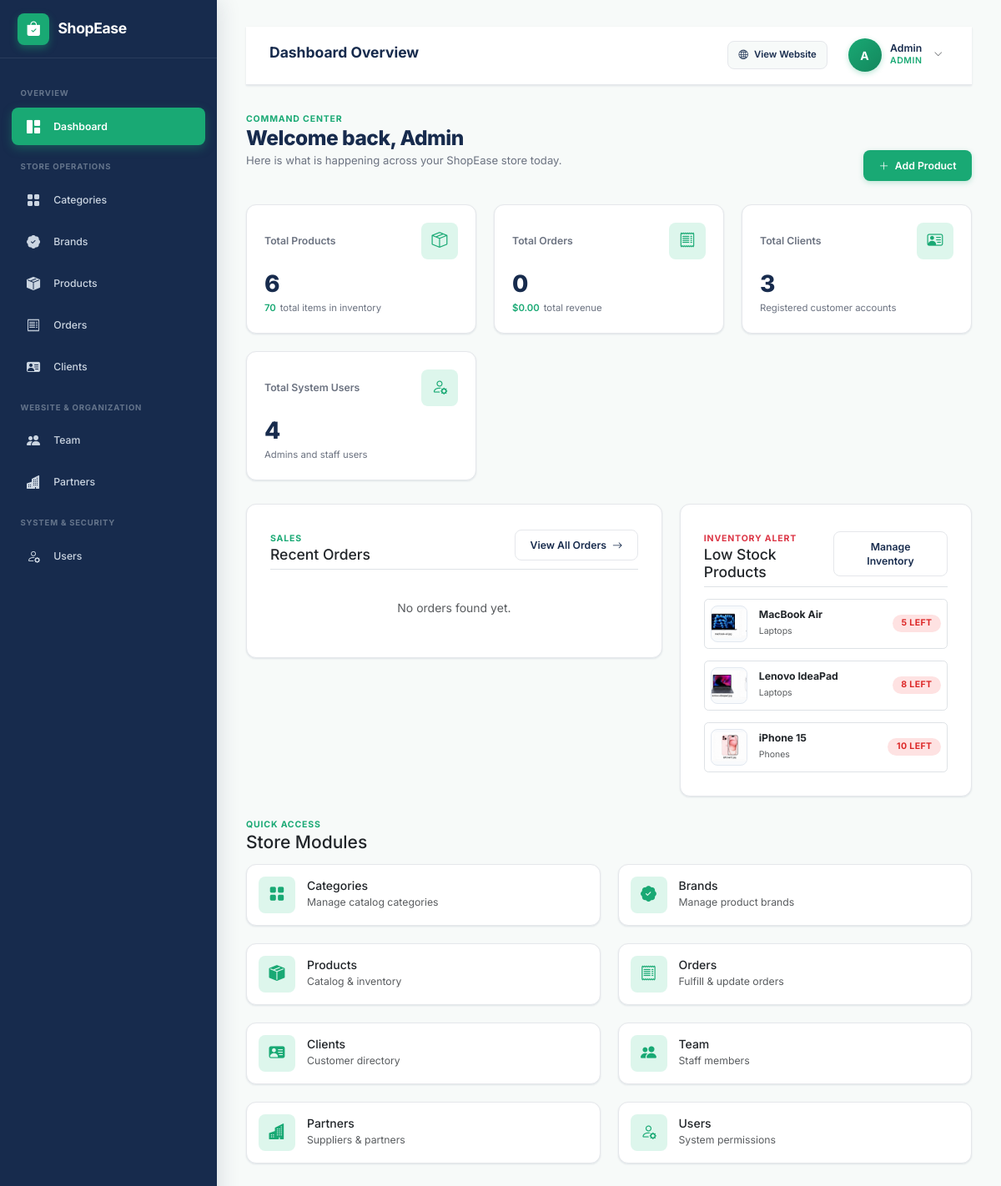
/admin/index.php (signed in), run on the app's committed database.
### tables this page shows
CREATE TABLE products (
    id INT UNSIGNED AUTO_INCREMENT PRIMARY KEY,
    category_id INT UNSIGNED NOT NULL,
    brand_id INT UNSIGNED NOT NULL,
    name VARCHAR(150) NOT NULL,
    description TEXT,
    price DECIMAL(10,2) NOT NULL,
    stock INT UNSIGNED NOT NULL DEFAULT 0,
    image VARCHAR(255),
    created_at TIMESTAMP DEFAULT CURRENT_TIMESTAMP,

    CONSTRAINT fk_products_category
        FOREIGN KEY (category_id)
        REFERENCES categories(id)
        ON DELETE RESTRICT
        ON UPDATE CASCADE,

    CONSTRAINT fk_products_brand
        FOREIGN KEY (brand_id)
        REFERENCES brands(id)
        ON DELETE RESTRICT
        ON UPDATE CASCADE
);

CREATE TABLE categories (
    id INT UNSIGNED AUTO_INCREMENT PRIMARY KEY,
    name VARCHAR(100) NOT NULL UNIQUE,
    description TEXT,
    image VARCHAR(255),
    created_at TIMESTAMP DEFAULT CURRENT_TIMESTAMP
);

### admin/index.php (the view, shortened to what this page needs)
<?php
include '../config/database.php';
$revenueQuery = "
    SELECT COALESCE(SUM(total_price), 0) AS total_revenue
    FROM orders
    WHERE status != 'cancelled'
";
$revenueResult = mysqli_query($conn, $revenueQuery);
$revenueRow = mysqli_fetch_assoc($revenueResult);
$totalRevenue = $revenueRow["total_revenue"];
$ordersQuery = "
    SELECT COUNT(*) AS total_orders
    FROM orders
";
$ordersResult = mysqli_query($conn, $ordersQuery);
$ordersRow = mysqli_fetch_assoc($ordersResult);
$totalOrders = $ordersRow["total_orders"];
$stockQuery = "
    SELECT COALESCE(SUM(stock), 0) AS products_in_stock
    FROM products
";
$stockResult = mysqli_query($conn, $stockQuery);
$stockRow = mysqli_fetch_assoc($stockResult);
$productsInStock = $stockRow["products_in_stock"];
$prodCountQuery = "SELECT COUNT(*) AS total_products FROM products";
$prodCountResult = mysqli_query($conn, $prodCountQuery);
$prodCountRow = mysqli_fetch_assoc($prodCountResult);
$totalProducts = $prodCountRow["total_products"];
$clientsQuery = "
    SELECT COUNT(*) AS total_clients
    FROM clients
";
$clientsResult = mysqli_query($conn, $clientsQuery);
$clientsRow = mysqli_fetch_assoc($clientsResult);
$totalClients = $clientsRow["total_clients"];
$usersCountQuery = "SELECT COUNT(*) AS total_users FROM users";
$usersCountResult = mysqli_query($conn, $usersCountQuery);
$usersCountRow = mysqli_fetch_assoc($usersCountResult);
$totalUsers = $usersCountRow["total_users"] ?? 0;
$lowStockQuery = "
    SELECT
        products.id,
        products.name,
        products.stock,
        products.image,
        categories.name AS category_name
    FROM products
    LEFT JOIN categories
        ON products.category_id = categories.id
    WHERE products.stock <= 10
    ORDER BY products.stock ASC
    LIMIT 4
";
$lowStockResult = mysqli_query($conn, $lowStockQuery);
$recentOrdersQuery = "
    SELECT
        orders.id,
        users.name AS client_name,
        orders.total_price,
        orders.status,
        orders.created_at
    FROM orders
    LEFT JOIN clients
        ON orders.client_id = clients.id
    LEFT JOIN users
        ON clients.user_id = users.id
    ORDER BY orders.id DESC
    LIMIT 5
";
$recentOrdersResult = mysqli_query($conn, $recentOrdersQuery);
include './includes/header.php';
?>
<div class="admin-layout">
    <?php require_once './includes/sidebar.php'; ?>
    <main class="admin-content">
        <?php include './includes/navbar.php'; ?>
        <div class="page-header">
            <div>
                <span class="page-eyebrow">COMMAND CENTER</span>
                <h1>Welcome back, <?= htmlspecialchars($_SESSION['admin_name'] ?? 'Admin') ?></h1>
                <p>Here is what is happening across your ShopEase store today.</p>
            </div>
            <div class="page-actions">
                <a href="/E-Commerce-Management-System/admin/pages/products/create.php" class="btn btn-primary">
                    <i class="bi bi-plus-lg"></i>
                    <span>Add Product</span>
                </a>
            </div>
        </div>
        <div class="stats-grid">
            <div class="stat-card">
                <div>
                    <div class="stat-card-header">
                        <span class="stat-card-title">Total Products</span>
                        <div class="stat-icon">
                            <i class="bi bi-box-seam"></i>
                        </div>
                    </div>
                    <div class="stat-value"><?= number_format($totalProducts) ?></div>
                </div>
                <div class="stat-footer">
                    <span class="stat-accent"><?= number_format($productsInStock) ?></span> total items in inventory
                </div>
            </div>
            <div class="stat-card">
                <div>
                    <div class="stat-card-header">
                        <span class="stat-card-title">Total Orders</span>
                        <div class="stat-icon">
                            <i class="bi bi-receipt"></i>
                        </div>
                    </div>
                    <div class="stat-value"><?= number_format($totalOrders) ?></div>
                </div>
                <div class="stat-footer">
                    <span class="stat-accent">$<?= number_format($totalRevenue, 2) ?></span> total revenue
                </div>
            </div>
            <div class="stat-card">
                <div>
                    <div class="stat-card-header">
                        <span class="stat-card-title">Total Clients</span>
                        <div class="stat-icon">
                            <i class="bi bi-person-vcard"></i>
                        </div>
                    </div>
                    <div class="stat-value"><?= number_format($totalClients) ?></div>
                </div>
                <div class="stat-footer">
                    Registered customer accounts
                </div>
            </div>
            <div class="stat-card">
                <div>
                    <div class="stat-card-header">
                        <span class="stat-card-title">Total System Users</span>
                        <div class="stat-icon">
                            <i class="bi bi-person-gear"></i>
                        </div>
                    </div>
                    <div class="stat-value"><?= number_format($totalUsers) ?></div>
                </div>
                <div class="stat-footer">
                    Admins and staff users
                </div>
            </div>
        </div>
        <div class="row g-4 mb-4">
            <div class="col-lg-7">
                <div class="form-card m-0 max-w-none" style="max-width: 100%;">
                    <div class="d-flex align-items-center justify-content-between mb-3 pb-2 border-bottom">
                        <div>
                            <span class="page-eyebrow">SALES</span>
                            <h3 class="h5 font-weight-bold text-dark m-0">Recent Orders</h3>
                        </div>
                        <a href="./pages/orders/index.php" class="btn btn-outline btn-sm">
                            View All Orders <i class="bi bi-arrow-right"></i>
                        </a>
                    </div>
                    <?php if ($recentOrdersResult && mysqli_num_rows($recentOrdersResult) > 0) { ?>
                        <div class="d-flex flex-column gap-3">
                            <?php while ($order = mysqli_fetch_assoc($recentOrdersResult)) {
                                $statusClass = 'badge-mint';
                                $st = strtolower($order['status'] ?? 'pending');
                                if ($st === 'pending' || $st === 'processing') $statusClass = 'badge-warning';
                                elseif ($st === 'cancelled') $statusClass = 'badge-danger';
                                elseif ($st === 'shipped') $statusClass = 'badge-info';
                            ?>
                                <div class="d-flex align-items-center justify-content-between p-3 rounded border bg-white shadow-xs">
                                    <div class="d-flex align-items-center gap-3">
                                        <div class="stat-icon" style="width: 38px; height: 38px; font-size: 1.1rem;">
                                            <i class="bi bi-bag"></i>
                                        </div>
                                        <div>
                                            <strong class="d-block text-dark">Order #<?= $order['id'] ?></strong>
                                            <span class="text-muted small"><?= htmlspecialchars($order['client_name'] ?? 'Guest Customer') ?></span>
                                        </div>
                                    </div>
                                    <div class="text-end">
                                        <strong class="d-block text-dark">$<?= number_format($order['total_price'], 2) ?></strong>
                                        <span class="badge <?= $statusClass ?>"><?= htmlspecialchars(ucfirst($order['status'])) ?></span>
                                    </div>
                                </div>
                            <?php } ?>
                        </div>
                    <?php } else { ?>
                        <div class="text-center py-4 text-muted">No orders found yet.</div>
                    <?php } ?>
                </div>
            </div>
            <div class="col-lg-5 ">
                <div class="form-card m-0 max-w-none" style="max-width: 100%;">
                    <div class="d-flex align-items-center justify-content-between mb-3 pb-2 border-bottom">
                        <div>
                            <span class="page-eyebrow text-danger">INVENTORY ALERT</span>
                            <h3 class="h5 font-weight-bold text-dark m-0">Low Stock Products</h3>
                        </div>
                        <a href="./pages/products/index.php" class="btn btn-outline btn-sm">
                            Manage Inventory
                        </a>
                    </div>
                    <?php if ($lowStockResult && mysqli_num_rows($lowStockResult) > 0) { ?>
                        <div class="d-flex flex-column gap-3">
                            <?php while ($product = mysqli_fetch_assoc($lowStockResult)) { ?>
                                <div class="d-flex align-items-center justify-content-between p-2.5 rounded border bg-white p-2 rounded-2">
                                    <div class="d-flex align-items-center gap-3">
                                        <div style="width: 44px; height: 44px; border-radius: 8px; overflow: hidden; background: #f8fafc; border: 1px solid #e2e8f0; display: flex; align-items: center; justify-content: center;">
                                            <?php if (!empty($product['image'])) { ?>
                                                <img src="/E-Commerce-Management-System/admin/assets/images/products/<?= htmlspecialchars($product['image']) ?>" alt="" style="width: 100%; height: 100%; object-fit: contain;">
                                            <?php } else { ?>
                                                <i class="bi bi-box-seam text-muted"></i>
                                            <?php } ?>
                                        </div>
                                        <div>
                                            <strong class="d-block text-dark small" style="line-height: 1.2;"><?= htmlspecialchars($product['name']) ?></strong>
                                            <span class="text-muted" style="font-size: 0.75rem;"><?= htmlspecialchars($product['category_name'] ?? 'Uncategorized') ?></span>
                                        </div>
                                    </div>
                                    <span class="badge badge-danger"><?= $product['stock'] ?> left</span>
                                </div>
                            <?php } ?>
                        </div>
                    <?php } ?>
                </div>
            </div>
        </div>
        <div class="mt-4">
            <span class="page-eyebrow">QUICK ACCESS</span>
            <h2 class="h4 font-weight-bold text-dark mb-3">Store Modules</h2>
            <div class="entity-card-grid">
                <a href="./pages/categories/index.php" class="entity-card p-3 text-decoration-none text-dark">
                    <div class="d-flex align-items-center gap-3">
                        <div class="stat-icon"><i class="bi bi-grid-fill"></i></div>
                        <div>
                            <h3 class="h6 font-weight-bold m-0">Categories</h3>
                            <span class="text-muted small">Manage catalog categories</span>
                        </div>
                    </div>
                </a>
                <a href="./pages/Brands/index.php" class="entity-card p-3 text-decoration-none text-dark">
                    <div class="d-flex align-items-center gap-3">
                        <div class="stat-icon"><i class="bi bi-patch-check-fill"></i></div>
                        <div>
                            <h3 class="h6 font-weight-bold m-0">Brands</h3>
                            <span class="text-muted small">Manage product brands</span>
                        </div>
                    </div>
                </a>
                <a href="./pages/products/index.php" class="entity-card p-3 text-decoration-none text-dark">
                    <div class="d-flex align-items-center gap-3">
                        <div class="stat-icon"><i class="bi bi-box-seam-fill"></i></div>
                        <div>
                            <h3 class="h6 font-weight-bold m-0">Products</h3>
                            <span class="text-muted small">Catalog & inventory</span>
                        </div>
                    </div>
                </a>
                <a href="./pages/orders/index.php" class="entity-card p-3 text-decoration-none text-dark">
                    <div class="d-flex align-items-center gap-3">
                        <div class="stat-icon"><i class="bi bi-receipt"></i></div>
                        <div>
                            <h3 class="h6 font-weight-bold m-0">Orders</h3>
                            <span class="text-muted small">Fulfill & update orders</span>
                        </div>
                    </div>
                </a>
                <a href="./pages/clients/index.php" class="entity-card p-3 text-decoration-none text-dark">
                    <div class="d-flex align-items-center gap-3">
                        <div class="stat-icon"><i class="bi bi-person-vcard-fill"></i></div>
                        <div>
                            <h3 class="h6 font-weight-bold m-0">Clients</h3>
                            <span class="text-muted small">Customer directory</span>
                        </div>
                    </div>
                </a>
                <a href="./pages/team/index.php" class="entity-card p-3 text-decoration-none text-dark">
                    <div class="d-flex align-items-center gap-3">
                        <div class="stat-icon"><i class="bi bi-people-fill"></i></div>
                        <div>
                            <h3 class="h6 font-weight-bold m-0">Team</h3>
                            <span class="text-muted small">Staff members</span>
                        </div>
                    </div>
                </a>
                <a href="./pages/Partners/index.php" class="entity-card p-3 text-decoration-none text-dark">
                    <div class="d-flex align-items-center gap-3">
                        <div class="stat-icon"><i class="bi bi-buildings-fill"></i></div>
                        <div>
                            <h3 class="h6 font-weight-bold m-0">Partners</h3>
                            <span class="text-muted small">Suppliers & partners</span>
                        </div>
                    </div>
                </a>
                <a href="./pages/users/index.php" class="entity-card p-3 text-decoration-none text-dark">
                    <div class="d-flex align-items-center gap-3">
                        <div class="stat-icon"><i class="bi bi-person-gear"></i></div>
                        <div>
                            <h3 class="h6 font-weight-bold m-0">Users</h3>
                            <span class="text-muted small">System permissions</span>
                        </div>
                    </div>
                </a>
            </div>
        </div>
    </main>
</div>
<?php require_once __DIR__ . '/includes/footer.php'; ?>

### data on the page
products: image (picture), name "MacBook Air", category.name "Laptops", stock "5"
products: image (picture), name "Lenovo IdeaPad", category.name "Laptops", stock "8"
products: image (picture), name "iPhone 15", category.name "Phones", stock "10"

### other printed values
$pageHeading "Dashboard Overview"
substr($_SESSION['admin_name'] ?? 'A', 0, 1) "A"
$_SESSION['admin_name'] "Admin"
$_SESSION['admin_role'] "ADMIN"
$totalProducts "6"
$productsInStock "70"
$totalOrders "0"
$totalRevenue "0.00"
$totalClients "3"
$totalUsers "4"
